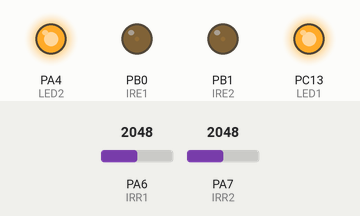
The sketch below on a simulated STM32 Blue Pill. On the bench: output pins drawn as LEDs (lit = HIGH). Inputs (shaded band) come from the test bench; at power-on: PA6 (IRR1) = 2048, PA7 (IRR2) = 2048. What the sketch prints to the serial monitor is not drawn.

Above: at 0.1 s.
Timing chart, 0 to 1.6 s (numbered marks = the images above):
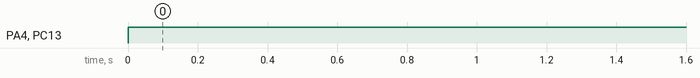

Measured:
- by itself, PA4 (LED2), PC13 (LED1): LOW → HIGH at 0.00 s

The sketch:

IRTesting.ino
```cpp
/*
 * Author: Calvin Abel
 *
 * Target Device: Bi-Directional Movement Sensor
 * Target Baord: STM32
 *
 * Description:
 * Simple code to test the functionality of infrared LEDs and receivers on the movement sensor
 */

#define LED1 PC13
#define LED2 PA4
#define IRE1 PB0 //Timer chanel: T3C3
#define IRE2 PB1 //Timer chanel: T3C4
#define IRR1 PA6
#define IRR2 PA7
#define TX PA2
#define RX PA3

int loopIteration = 0;

void setup() {
  pinMode(LED1, OUTPUT); //The LED on the STM32 board is reversed LOW = ON, HIGH = OFF
  pinMode(LED2, OUTPUT);
  pinMode(IRE1, PWM);
  pinMode(IRE2, PWM);
  pinMode(IRR1, INPUT);
  pinMode(IRR2, INPUT);

  //IR Emitter configuration
  HardwareTimer timerIR(3);
  timerIR.pause();
  timerIR.setOverflow(1895);
  timerIR.refresh();
  timerIR.resume();

  pwmWrite(IRE1, 470);
  pwmWrite(IRE2, 470);
}

void loop() {
  Serial.print("IRR1 = ");
  Serial.print(analogRead(IRR1), DEC);
  Serial.print(",\n");
  Serial.print("IRR2 = ");
  Serial.print(analogRead(IRR2), DEC);
  Serial.print("\n\n");

  if (loopIteration % 100 == 0) {
    bool setPin = loopIteration % 20 == 0;

    digitalWrite(LED1, setPin);
    digitalWrite(LED2, setPin);
  }

  loopIteration += 1;
  delay(10);
}
```
